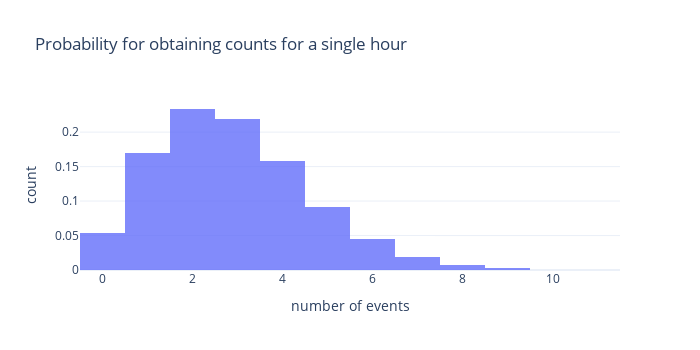

Notebook source saved alongside this figure:
### Markdown cell above
Now we can take advantage from having multiple samples for the rate (this can be intepreted as an uncertainty measure), and generate $N$ counts for all these rates.

Probability density for the 4PM then can be plotted and questions asked about the probability of obtaining a count $K$.

### Code cell
# We generate N counts from a Poisson distribution for
# each value for lambda_hour_16 simulation
y_pred = np.random.poisson(lam=trace['lambda_hour_16'], size=len(trace['lambda_hour_16']))
px.histogram(x=y_pred, histnorm='probability', height=350, width=700, labels={'x': 'number of events'},
             opacity=0.8, title="Probability for obtaining counts for a single hour")

### Figure 1 — Plotly figure (JSON) as saved in the notebook; plotly's stock layout.template omitted (floating-point values rounded to 4 significant figures; data arrays with more than 128 entries replaced by an {"elided": "..."} marker saying what was removed)
{"data": [{"alignmentgroup": "True", "bingroup": "x", "histnorm": "probability", "hovertemplate": "number of events=%{x}<br>count=%{y}<extra></extra>", "legendgroup": "", "marker": {"color": "#636efa", "opacity": 0.8}, "name": "", "offsetgroup": "", "orientation": "v", "showlegend": false, "type": "histogram", "x": {"elided": "7500 int values"}, "xaxis": "x", "yaxis": "y"}], "layout": {"barmode": "relative", "height": 350, "legend": {"tracegroupgap": 0}, "title": {"text": "Probability for obtaining counts for a single hour"}, "width": 700, "xaxis": {"anchor": "y", "autorange": true, "domain": [0, 1], "range": [-0.5, 11.5], "title": {"text": "number of events"}, "type": "linear"}, "yaxis": {"anchor": "x", "autorange": true, "domain": [0, 1], "range": [0, 0.2466], "title": {"text": "count"}}}}
